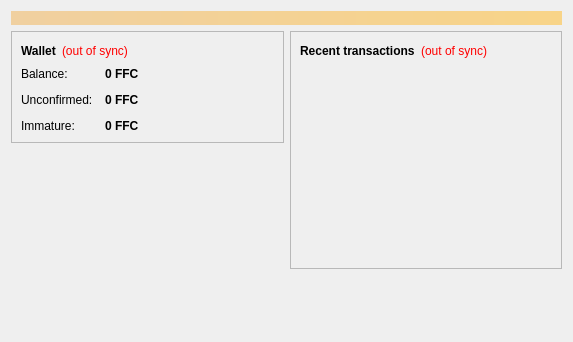
<?xml version="1.0" encoding="UTF-8"?>
<ui version="4.0">
 <class>OverviewPage</class>
 <widget class="QWidget" name="OverviewPage">
  <property name="geometry">
   <rect>
    <x>0</x>
    <y>0</y>
    <width>573</width>
    <height>342</height>
   </rect>
  </property>
  <property name="windowTitle">
   <string>Form</string>
  </property>
  <layout class="QVBoxLayout" name="topLayout">
   <item>
    <widget class="QLabel" name="labelAlerts">
     <property name="visible">
      <bool>false</bool>
     </property>
     <property name="styleSheet">
      <string notr="true">background-color: qlineargradient(x1: 0, y1: 0, x2: 1, y2: 0, stop:0 #F0D0A0, stop:1 #F8D488); color:#000000;</string>
     </property>
     <property name="wordWrap">
      <bool>true</bool>
     </property>
     <property name="margin">
      <number>3</number>
     </property>
    </widget>
   </item>
   <item>
    <layout class="QHBoxLayout" name="horizontalLayout" stretch="1,1">
     <item>
      <layout class="QVBoxLayout" name="verticalLayout_2">
       <item>
        <widget class="QFrame" name="frame">
         <property name="frameShape">
          <enum>QFrame::StyledPanel</enum>
         </property>
         <property name="frameShadow">
          <enum>QFrame::Raised</enum>
         </property>
         <layout class="QVBoxLayout" name="verticalLayout_4">
          <item>
           <layout class="QHBoxLayout" name="horizontalLayout_4">
            <item>
             <widget class="QLabel" name="label_5">
              <property name="font">
               <font>
                <weight>75</weight>
                <bold>true</bold>
               </font>
              </property>
              <property name="text">
               <string>Wallet</string>
              </property>
             </widget>
            </item>
            <item>
             <widget class="QLabel" name="labelWalletStatus">
              <property name="toolTip">
               <string>The displayed information may be out of date. Your wallet automatically synchronizes with the Fifacoin network after a connection is established, but this process has not completed yet.</string>
              </property>
              <property name="styleSheet">
               <string notr="true">QLabel { color: red; }</string>
              </property>
              <property name="text">
               <string notr="true">(out of sync)</string>
              </property>
              <property name="alignment">
               <set>Qt::AlignLeading|Qt::AlignLeft|Qt::AlignVCenter</set>
              </property>
             </widget>
            </item>
            <item>
             <spacer name="horizontalSpacer_2">
              <property name="orientation">
               <enum>Qt::Horizontal</enum>
              </property>
              <property name="sizeHint" stdset="0">
               <size>
                <width>40</width>
                <height>20</height>
               </size>
              </property>
             </spacer>
            </item>
           </layout>
          </item>
          <item>
           <layout class="QFormLayout" name="formLayout_2">
            <property name="fieldGrowthPolicy">
             <enum>QFormLayout::AllNonFixedFieldsGrow</enum>
            </property>
            <property name="horizontalSpacing">
             <number>12</number>
            </property>
            <property name="verticalSpacing">
             <number>12</number>
            </property>
            <item row="0" column="0">
             <widget class="QLabel" name="label">
              <property name="text">
               <string>Balance:</string>
              </property>
             </widget>
            </item>
            <item row="0" column="1">
             <widget class="QLabel" name="labelBalance">
              <property name="font">
               <font>
                <weight>75</weight>
                <bold>true</bold>
               </font>
              </property>
              <property name="cursor">
               <cursorShape>IBeamCursor</cursorShape>
              </property>
              <property name="toolTip">
               <string>Your current balance</string>
              </property>
              <property name="text">
               <string notr="true">0 FFC</string>
              </property>
              <property name="textInteractionFlags">
               <set>Qt::LinksAccessibleByMouse|Qt::TextSelectableByKeyboard|Qt::TextSelectableByMouse</set>
              </property>
             </widget>
            </item>
            <item row="1" column="0">
             <widget class="QLabel" name="label_3">
              <property name="text">
               <string>Unconfirmed:</string>
              </property>
             </widget>
            </item>
            <item row="1" column="1">
             <widget class="QLabel" name="labelUnconfirmed">
              <property name="font">
               <font>
                <weight>75</weight>
                <bold>true</bold>
               </font>
              </property>
              <property name="cursor">
               <cursorShape>IBeamCursor</cursorShape>
              </property>
              <property name="toolTip">
               <string>Total of transactions that have yet to be confirmed, and do not yet count toward the current balance</string>
              </property>
              <property name="text">
               <string notr="true">0 FFC</string>
              </property>
              <property name="textInteractionFlags">
               <set>Qt::LinksAccessibleByMouse|Qt::TextSelectableByKeyboard|Qt::TextSelectableByMouse</set>
              </property>
             </widget>
            </item>
            <item row="2" column="0">
             <widget class="QLabel" name="labelImmatureText">
              <property name="text">
               <string>Immature:</string>
              </property>
             </widget>
            </item>
            <item row="2" column="1">
             <widget class="QLabel" name="labelImmature">
              <property name="font">
               <font>
                <weight>75</weight>
                <bold>true</bold>
               </font>
              </property>
              <property name="toolTip">
               <string>Mined balance that has not yet matured</string>
              </property>
              <property name="text">
               <string notr="true">0 FFC</string>
              </property>
              <property name="textInteractionFlags">
               <set>Qt::LinksAccessibleByMouse|Qt::TextSelectableByKeyboard|Qt::TextSelectableByMouse</set>
              </property>
             </widget>
            </item>
           </layout>
          </item>
         </layout>
        </widget>
       </item>
       <item>
        <spacer name="verticalSpacer">
         <property name="orientation">
          <enum>Qt::Vertical</enum>
         </property>
         <property name="sizeHint" stdset="0">
          <size>
           <width>20</width>
           <height>40</height>
          </size>
         </property>
        </spacer>
       </item>
      </layout>
     </item>
     <item>
      <layout class="QVBoxLayout" name="verticalLayout_3">
       <item>
        <widget class="QFrame" name="frame_2">
         <property name="frameShape">
          <enum>QFrame::StyledPanel</enum>
         </property>
         <property name="frameShadow">
          <enum>QFrame::Raised</enum>
         </property>
         <layout class="QVBoxLayout" name="verticalLayout">
          <item>
           <layout class="QHBoxLayout" name="horizontalLayout_2">
            <item>
             <widget class="QLabel" name="label_4">
              <property name="text">
               <string>&lt;b&gt;Recent transactions&lt;/b&gt;</string>
              </property>
             </widget>
            </item>
            <item>
             <widget class="QLabel" name="labelTransactionsStatus">
              <property name="toolTip">
               <string>The displayed information may be out of date. Your wallet automatically synchronizes with the Fifacoin network after a connection is established, but this process has not completed yet.</string>
              </property>
              <property name="styleSheet">
               <string notr="true">QLabel { color: red; }</string>
              </property>
              <property name="text">
               <string notr="true">(out of sync)</string>
              </property>
              <property name="alignment">
               <set>Qt::AlignRight|Qt::AlignTrailing|Qt::AlignVCenter</set>
              </property>
             </widget>
            </item>
            <item>
             <spacer name="horizontalSpacer">
              <property name="orientation">
               <enum>Qt::Horizontal</enum>
              </property>
              <property name="sizeHint" stdset="0">
               <size>
                <width>40</width>
                <height>20</height>
               </size>
              </property>
             </spacer>
            </item>
           </layout>
          </item>
          <item>
           <widget class="QListView" name="listTransactions">
            <property name="styleSheet">
             <string notr="true">QListView { background: transparent; }</string>
            </property>
            <property name="frameShape">
             <enum>QFrame::NoFrame</enum>
            </property>
            <property name="verticalScrollBarPolicy">
             <enum>Qt::ScrollBarAlwaysOff</enum>
            </property>
            <property name="horizontalScrollBarPolicy">
             <enum>Qt::ScrollBarAlwaysOff</enum>
            </property>
            <property name="selectionMode">
             <enum>QAbstractItemView::NoSelection</enum>
            </property>
           </widget>
          </item>
         </layout>
        </widget>
       </item>
       <item>
        <spacer name="verticalSpacer_2">
         <property name="orientation">
          <enum>Qt::Vertical</enum>
         </property>
         <property name="sizeHint" stdset="0">
          <size>
           <width>20</width>
           <height>40</height>
          </size>
         </property>
        </spacer>
       </item>
      </layout>
     </item>
    </layout>
   </item>
  </layout>
 </widget>
 <resources/>
 <connections/>
</ui>
